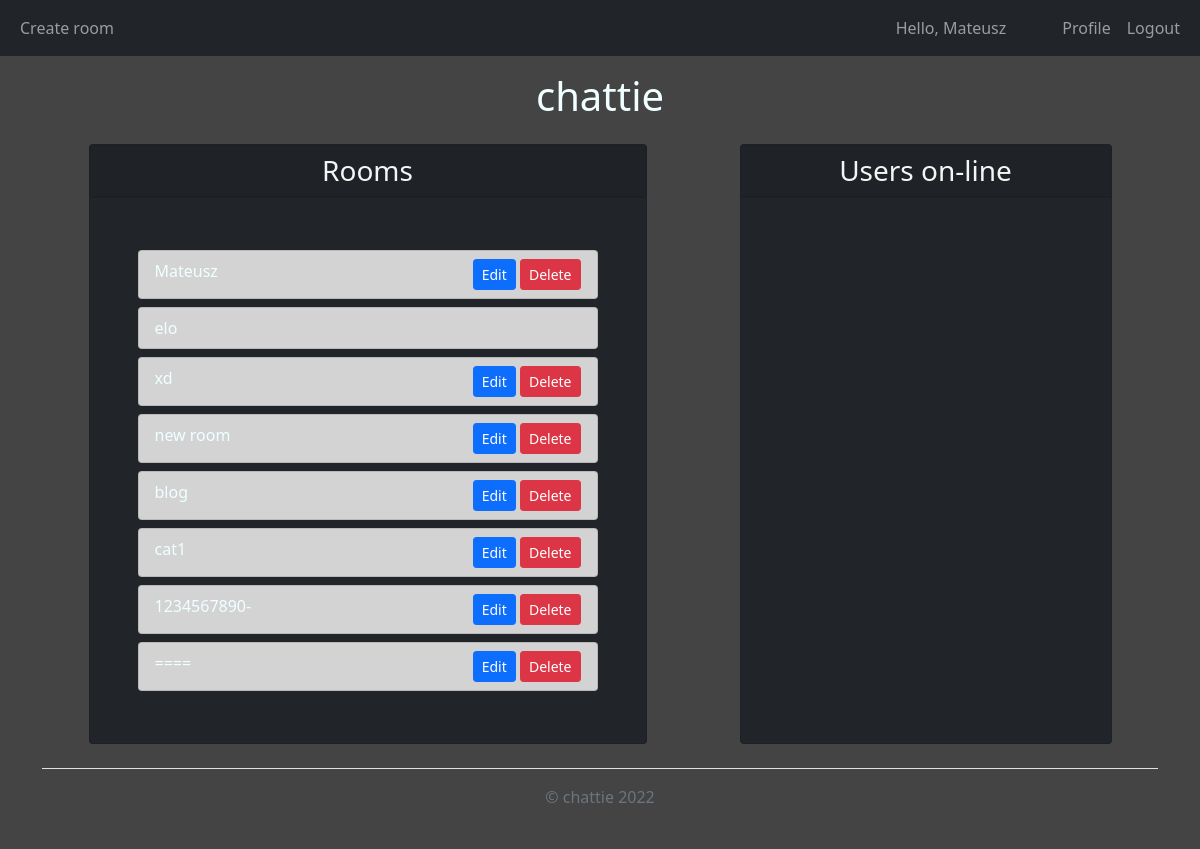
Screenshot of / (signed in) with the database file from the repository.
### chattie/models.py (models this page shows, shortened)
class User(db.Model, UserMixin):
    __tablename__ = 'user'
    id = db.Column(db.Integer, primary_key=True)
    username = db.Column(db.String(20), unique=True, nullable=False)
    email = db.Column(db.String(120), unique=True, nullable=False)
    image_file = db.Column(db.String(20), nullable=False, default='default.jpg')
    password = db.Column(db.String(60), nullable=False)
    created = db.Column(db.DateTime, nullable=False, default=datetime.utcnow)
    room_id = db.Column(db.Integer, db.ForeignKey('room.id'))
    message_id = db.Column(db.Integer, db.ForeignKey('message.id'))
    rooms = db.relationship('Room', foreign_keys=[room_id])
    messages = db.relationship('Message', foreign_keys=[message_id])

class Room(db.Model):
    __tablename__ = 'room'
    id = db.Column(db.Integer, primary_key=True)
    name = db.Column(db.String(20), nullable=False, unique=True)
    message_id = db.Column(db.Integer, db.ForeignKey('message.id'))
    participants = db.relationship('User', secondary=user_identifier)
    messages = db.relationship('Message', foreign_keys=[message_id], cascade="all,delete")
    creator_id = db.Column(db.Integer, db.ForeignKey('user.id'), nullable=False)
    created = db.Column(db.DateTime, nullable=False, default=datetime.utcnow)

### chattie/routes.py (the view)
@app.route("/")
def home():
    if not current_user.is_authenticated:
        return redirect(url_for('login'))
    rooms = Room.query.all()
    global clients
    return render_template('home.html',
                           title='home',
                           rooms=rooms,
                           clients=clients)

### chattie/models.py (called while the page is built)
@login_manager.user_loader
def load_user(user_id):
    return User.query.get(int(user_id))

### chattie/templates/home.html (shortened to what this page needs)
{% extends "main.html" %}
{% block content %}
<div class="container d-flex justify-content-around my-auto">
    <div class="card col-md-6 bg-dark">
        <div class="card text-center bg-dark">
            <h3 class=" fw-normal card-text card-header ">Rooms</h3>
        </div>
        <div class="p-5">
        {% for room in rooms %}
        <div class="list-group">
            <div class="list-group-item list-group-item-action list-group-item-dark my-1 d-flex justify-content-between">
                <a id="{{ room.name }}" class="room_join" href="{{ url_for('room', room_name=room.name) }}" >{{ room.name }}</a>
                {% if room.creator_id == current_user.id %}
                <div>
                    <a class="btn btn-primary btn-sm" href="{{ url_for('update_room', room_name=room.name) }}" role="button">Edit</a>
                    <a class="btn btn-danger btn-sm" href="{{ url_for('delete_room', room_name=room.name) }}" role="button">Delete</a>
                </div>
                {% endif %}
            </div>
        </div>
        {% endfor %}
        </div>
    </div>
    <div class="card col-md-4 bg-dark">
        <div class="card text-center bg-dark">
            <h3 class=" fw-normal card-text card-header">Users on-line</h3>
        </div>
        <div class="p-5" id="users">
        </div>
    </div>
</div>
{% endblock %}

### chattie/templates/main.html (shortened to what this page needs)
<!DOCTYPE html>
<html lang="en">
<head>
    <link href="https://cdn.jsdelivr.net/npm/bootstrap@5.1.3/dist/css/bootstrap.min.css" rel="stylesheet">
    <link rel="stylesheet" type="text/css" href="{{ url_for('static', filename='css/main.css') }}">
</head>
<body class='d-flex flex-column min-vh-100'>
    {% include "layout/navbar.html" %}
    {% include "layout/logo.html" %}
        {% block content %}
        {% endblock %}
    {% include "layout/footer.html" %}
</body>
</html>

### chattie/templates/layout/navbar.html (shortened to what this page needs)
{% if current_user.is_authenticated %}
  <nav class="navbar navbar-expand-lg navbar-dark  bg-dark">
    <div class="container-fluid">
      <div class="collapse navbar-collapse" id="navbarSupportedContent">
      <ul class="navbar-nav me-auto mb-2 mb-lg-0">
        <li class='nav-item'>
          <a class='nav-link' href="{{ url_for('create_room') }}">Create room</a>
        </li>
      </ul>
        <ul class="navbar-nav ms-auto mb-2 mb-lg-0">
          <li>
            <p class="navbar-text me-5 my-auto">Hello, {{current_user.username}}</p>
          </li>
          <li class="nav-item">
            <a class="nav-link" href="#">Profile</a>
          </li>
          <li>
            <a class="nav-link" href="{{ url_for('logout') }}">Logout</a>
          </li>
        </ul>
      </div>
    </div>
  </nav>
{% endif %}

### chattie/templates/layout/logo.html
<div id="logo" class="my-3">
    <h1><a href="/">chattie</a></h1>
</div>

### chattie/templates/layout/footer.html
<div class="container mt-auto">
  <footer class="d-flex flex-wrap py-3 my-4 border-top">
    <div class="col-md-12 d-flex">
      <div class="text-muted ms-auto me-auto">© chattie 2022</div>
    </div>
  </footer>
</div>

### chattie/static/css/main.css (style rules this page uses)
body { background-color: #444; color: whitesmoke; }
#logo { text-align: center; }
a { color: azure; text-decoration: none; }

### rows the page displays
User: username "Mateusz"
Room: name "Mateusz"
Room: name "elo"
Room: name "xd"
Room: name "new room"
Room: name "blog"
Room: name "cat1"
Room: name "1234567890-"
Room: name "===="
